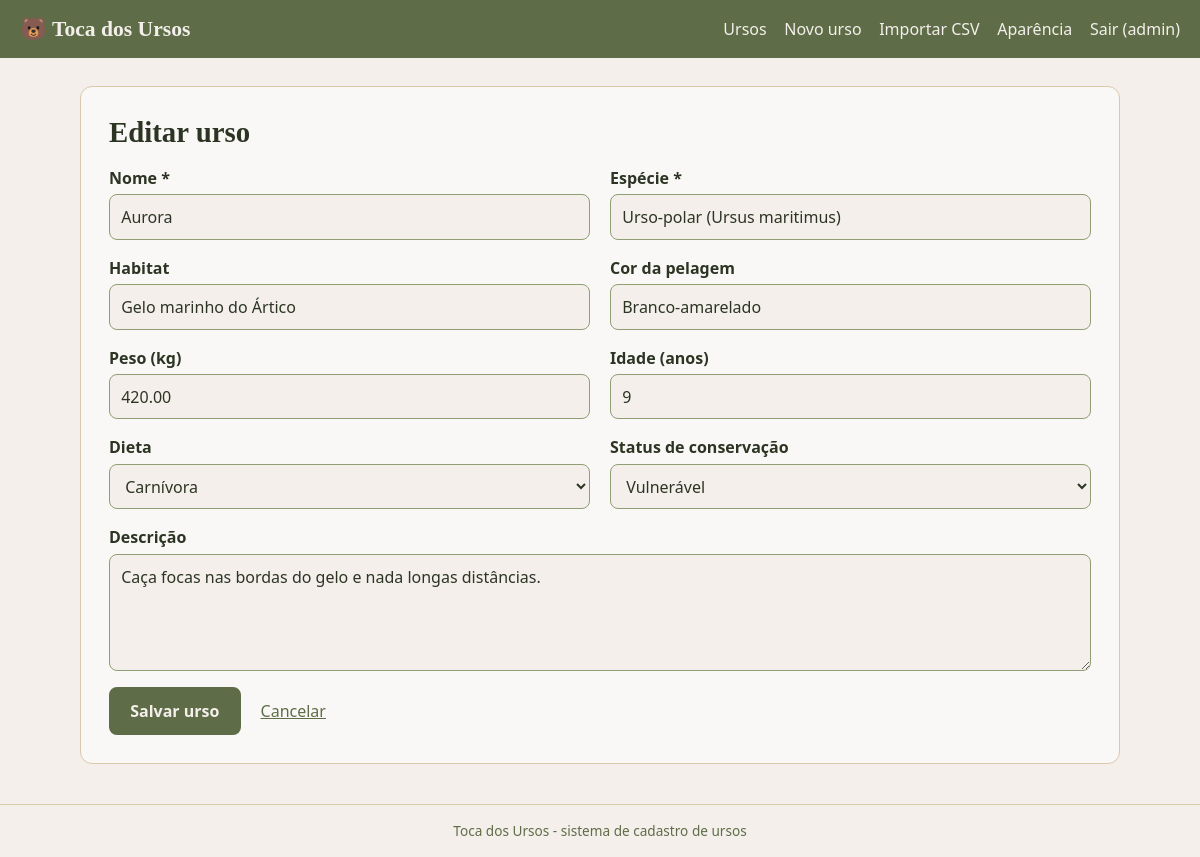
The page /urso_form.php?id=2 (signed in) on the database its author committed.
### tables this page shows
CREATE TABLE IF NOT EXISTS ursos (
    id                 INT UNSIGNED NOT NULL AUTO_INCREMENT PRIMARY KEY,
    nome               VARCHAR(100) NOT NULL,
    especie            VARCHAR(100) NOT NULL,
    habitat            VARCHAR(150) NULL,
    peso_kg            DECIMAL(6,2) NULL,
    idade_anos         TINYINT UNSIGNED NULL,
    cor_pelagem        VARCHAR(60)  NULL,
    dieta              ENUM('onivora','carnivora','herbivora') NOT NULL DEFAULT 'onivora',
    status_conservacao ENUM('LC','NT','VU','EN','CR') NOT NULL DEFAULT 'LC',
    descricao          TEXT NULL,
    criado_em          TIMESTAMP NOT NULL DEFAULT CURRENT_TIMESTAMP,
    atualizado_em      TIMESTAMP NOT NULL DEFAULT CURRENT_TIMESTAMP ON UPDATE CURRENT_TIMESTAMP,
    INDEX idx_nome (nome),
    INDEX idx_especie (especie)
);

### src/bootstrap.php (called while the page is built, shortened)
<?php
spl_autoload_register(function (string $classe): void {
    $arquivo = __DIR__ . '/' . $classe . '.php';
});
function config(string $chave): mixed
{
    static $cfg = null;
    $cfg ??= require BASE_PATH . '/config/config.php';
    return $cfg[$chave] ?? null;
}
function e(mixed $valor): string
{
    return htmlspecialchars((string) $valor, ENT_QUOTES, 'UTF-8');
}

### config/config.php (called while the page is built, shortened)
<?php
return [
    'app' => ['nome' => 'Toca dos Ursos'],
    'db'  => [
        'host'    => '127.0.0.1',
        'port'    => 3306,
        'name'    => 'ursos_db',
        'user'    => 'root',
        'pass'    => '',
        'charset' => 'utf8mb4',
    ],
];

### src/Database.php (called while the page is built, shortened)
<?php
final class Database
{
    private static ?PDO $pdo = null;
    public static function conexao(): PDO
    {
        if (self::$pdo === null) {
            $c = config('db');
            $dsn = sprintf('mysql:host=%s;port=%d;dbname=%s;charset=%s', $c['host'], $c['port'], $c['name'], $c['charset']);
            self::$pdo = new PDO($dsn, $c['user'], $c['pass'], [
                PDO::ATTR_ERRMODE            => PDO::ERRMODE_EXCEPTION,
                PDO::ATTR_DEFAULT_FETCH_MODE => PDO::FETCH_ASSOC,
                PDO::ATTR_EMULATE_PREPARES   => false,
            ]);
        }
        return self::$pdo;
    }
}

### src/UrsoRepository.php (called while the page is built, shortened)
<?php
final class UrsoRepository
{
    public function buscar(int $id): ?array
    {
        $st = $this->pdo->prepare('SELECT * FROM ursos WHERE id = :id');
        $st->execute(['id' => $id]);
        return $st->fetch() ?: null;
    }
}

### src/Preferencias.php (called while the page is built, shortened)
<?php
final class Preferencias
{
    public static function obter(): array
    {
        $dados = json_decode($_COOKIE[self::COOKIE] ?? '', true);
        return self::sanear(is_array($dados) ? $dados : []);
    }
    private static function sanear(array $d): array
    {
        $tema  = $d['tema'] ?? '';
        $fonte = $d['fonte'] ?? '';
        $pag   = (int) ($d['por_pagina'] ?? 0);
        return [
            'tema'       => isset(self::TEMAS[$tema]) ? $tema : self::PADRAO['tema'],
            'fonte'      => isset(self::FONTES[$fonte]) ? $fonte : self::PADRAO['fonte'],
            'por_pagina' => in_array($pag, self::PAGINAS, true) ? $pag : self::PADRAO['por_pagina'],
        ];
    }
}

### public/urso_form.php (the view, shortened to what this page needs)
<?php
require __DIR__ . '/../src/bootstrap.php';
$repo = new UrsoRepository(Database::conexao());
$id   = (int) ($_GET['id'] ?? $_POST['id'] ?? 0);
$urso = $id > 0 ? $repo->buscar($id) : null;
$dados = $urso ?? [
    'nome' => '', 'especie' => '', 'habitat' => '', 'peso_kg' => '', 'idade_anos' => '',
    'cor_pelagem' => '', 'dieta' => 'onivora', 'status_conservacao' => 'LC', 'descricao' => '',
];
$titulo = $urso ? 'Editar urso' : 'Novo urso';
require BASE_PATH . '/templates/header.php';
?>
<section class="cartao">
    <h1><?= e($titulo) ?></h1>
    <form method="post" class="grade">
        <label>Nome *<input type="text" name="nome" maxlength="100" required value="<?= e($dados['nome']) ?>"></label>
        <label>Espécie *<input type="text" name="especie" maxlength="100" required value="<?= e($dados['especie']) ?>"></label>
        <label>Habitat<input type="text" name="habitat" maxlength="150" value="<?= e($dados['habitat']) ?>"></label>
        <label>Cor da pelagem<input type="text" name="cor_pelagem" maxlength="60" value="<?= e($dados['cor_pelagem']) ?>"></label>
        <label>Peso (kg)<input type="text" inputmode="decimal" name="peso_kg" value="<?= e($dados['peso_kg']) ?>"></label>
        <label>Idade (anos)<input type="number" name="idade_anos" min="0" max="60" value="<?= e($dados['idade_anos']) ?>"></label>
        <label>Dieta
            <select name="dieta">
                <?php foreach (Urso::DIETAS as $cod => $rot): ?>
                    <option value="<?= e($cod) ?>" <?= $dados['dieta'] === $cod ? 'selected' : '' ?>><?= e($rot) ?></option>
                <?php endforeach; ?>
            </select>
        </label>
        <label>Status de conservação
            <select name="status_conservacao">
                <?php foreach (Urso::STATUS as $cod => $rot): ?>
                    <option value="<?= e($cod) ?>" <?= $dados['status_conservacao'] === $cod ? 'selected' : '' ?>><?= e($rot) ?></option>
                <?php endforeach; ?>
            </select>
        </label>
        <label class="largo">Descrição<textarea name="descricao" rows="4" maxlength="2000"><?= e($dados['descricao']) ?></textarea></label>
        <div class="largo botoes">
            <button type="submit" class="botao">Salvar urso</button>
            <a href="ursos.php">Cancelar</a>
        </div>
    </form>
</section>
<?php require BASE_PATH . '/templates/footer.php';

### public/assets/css/style.css (style rules this page uses)
:root { --creme: #F4EFEB; --bege: #D7C9AA; --verde-claro: #8F9E73; --verde-escuro: #5E6D47; --texto: #2C3523; --bg: var(--creme); --superficie: color-mix(in srgb, var(--creme) 45%, #fff); --borda: var(--bege); --cor-texto: var(--texto); --cor-suave: var(--verde-escuro); --botao-bg: var(--verde-escuro); --botao-cor: var(--creme); --link: var(--verde-escuro); --topo-bg: var(--verde-escuro); --topo-cor: var(--creme); --linha-alt: color-mix(in srgb, var(--bege) 22%, transparent); --serif: Georgia, "Times New Roman", serif; }
html { font-size: 16px; }
* { box-sizing: border-box; }
body { margin: 0; min-height: 100vh; display: flex; flex-direction: column; background: var(--bg); color: var(--cor-texto); font-family: system-ui, -apple-system, "Segoe UI", Roboto, sans-serif; line-height: 1.5; }
a { color: var(--link); }
h1 { font-family: var(--serif); font-weight: 700; font-size: 1.8rem; margin: 0 0 1rem; line-height: 1.2; }
.cartao { background: var(--superficie); border: 1px solid var(--borda); border-radius: 12px; padding: 1.75rem; }
form label { display: block; font-weight: 600; margin-bottom: 1rem; }
input[type=text], input[type=password], input[type=search], input[type=number], input[type=file], select, textarea { display: block; width: 100%; margin-top: .3rem; padding: .6rem .7rem; font: inherit; font-weight: 400; color: var(--texto); background: var(--creme); border: 1px solid var(--verde-claro); border-radius: 8px; }
.grade { display: grid; grid-template-columns: repeat(2, 1fr); gap: 0 1.25rem; }
.grade .largo { grid-column: 1 / -1; }
.botoes { display: flex; align-items: center; gap: 1.25rem; }
.botao, button.botao { display: inline-block; padding: .6rem 1.2rem; font: inherit; font-weight: 600; text-decoration: none; color: var(--botao-cor); background: var(--botao-bg); border: 2px solid var(--botao-bg); border-radius: 8px; cursor: pointer; }

### rows shown on the page
ursos: nome "Aurora", especie "Urso-polar (Ursus maritimus)", habitat "Gelo marinho do Ártico", cor_pelagem "Branco-amarelado", peso_kg "420.00", idade_anos "9", dieta "Carnívora", status_conservacao "Vulnerável", descricao "Caça focas nas bordas do gelo e nada longas distâncias."

### other values the page prints
$app "Toca dos Ursos"
Auth::usuario()['usuario'] "admin"
$titulo "Editar urso"
